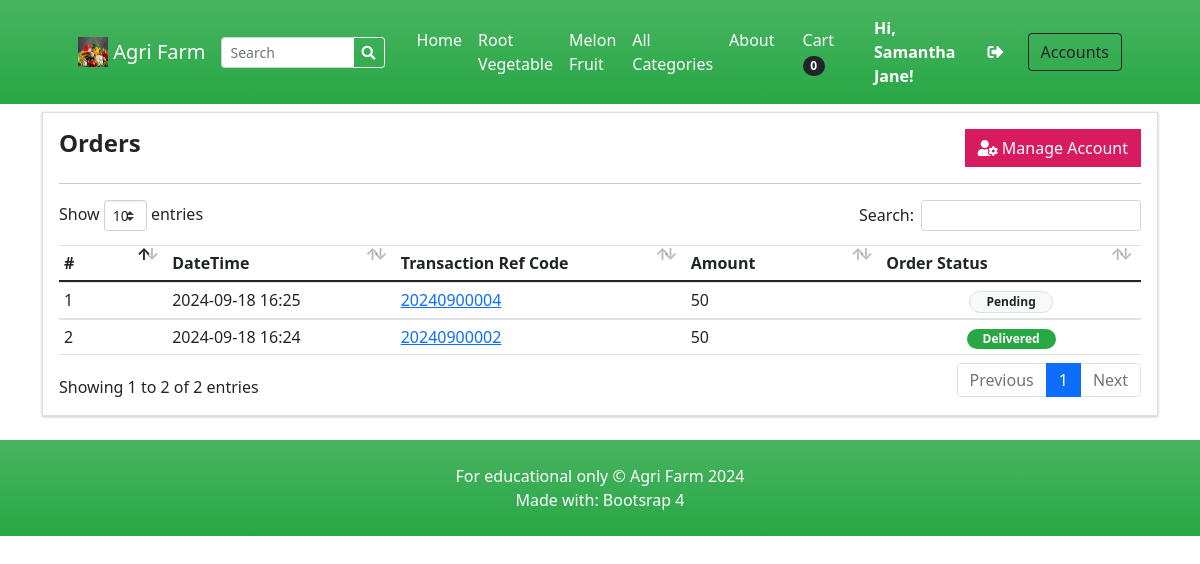
Page /?p=my_account (signed in) on the committed database.
### tables this page shows
CREATE TABLE `categories` (
  `id` int(30) NOT NULL,
  `user_id_categories` int(11) NOT NULL,
  `category` varchar(250) NOT NULL,
  `description` text DEFAULT NULL,
  `status` tinyint(1) NOT NULL DEFAULT 1,
  `delete_flag` tinyint(1) NOT NULL DEFAULT 0,
  `date_created` datetime NOT NULL DEFAULT current_timestamp()
);

CREATE TABLE `orders` (
  `id` int(30) NOT NULL,
  `product_id` int(30) NOT NULL,
  `ref_code` varchar(100) NOT NULL,
  `client_id` int(30) NOT NULL,
  `delivery_address` text NOT NULL,
  `payment_method` varchar(100) NOT NULL,
  `order_type` tinyint(1) NOT NULL COMMENT '1= pickup,2= deliver',
  `amount` double NOT NULL,
  `status` tinyint(2) NOT NULL COMMENT '0 = pending,\\r\\n1= Packed,\\r\\n2 = Out for Delivery,\\r\\n3=Delivered,\\r\\n4=cancelled',
  `paid` tinyint(1) NOT NULL,
  `date_created` datetime NOT NULL,
  `date_updated` datetime NOT NULL
);

### classes/DBConnection.php (called while the page is built, shortened)
<?php
class DBConnection
{
    private $host = 'localhost';
    private $username = 'root';
    private $password = '';
    private $database = 'store';
    public $conn;
    public function __construct()
    {
        if (!isset($this->conn)) {
            $this->conn = new mysqli($this->host, $this->username, $this->password, $this->database, 8111);
        }
    }
}

### classes/SystemSettings.php (called while the page is built, shortened)
<?php
class SystemSettings extends DBConnection
{
	function userdata($field = '')
	{
		if (!empty($field)) {
			if (isset($_SESSION['userdata'][$field]))
				return $_SESSION['userdata'][$field];
			else
				return null;
		} else {
			return false;
		}
	}
	function info($field = '')
	{
		if (!empty($field)) {
			if (isset($_SESSION['system_info'][$field]))
				return $_SESSION['system_info'][$field];
			else
				return false;
		} else {
			return false;
		}
	}
}
$_settings = new SystemSettings();

### config.php (called while the page is built, shortened)
<?php
require_once('classes/DBConnection.php');
require_once('classes/SystemSettings.php');
function validate_image($file){
	if(!empty($file)){
        $ex = explode("?",$file);
        $file = $ex[0];
        $ts = isset($ex[1]) ? "?".$ex[1] : '';
		if(is_file(base_app.$file)){
			return base_url.$file.$ts;
		}else{
			return base_url.'dist/img/no-image-available.png';
		}
	}else{
		return base_url.'dist/img/no-image-available.png';
	}
}
?>

### my_account.php (the view, shortened to what this page needs)
<section class="py-2">
    <div class="container">
        <div class="card rounded-0">
            <div class="card-body">
                <div class="w-100 justify-content-between d-flex">
                    <h4><b>Orders</b></h4>
                    <a href="./?p=edit_account" class="btn btn btn-default btn-flat bg-maroon">
                        <div class="fa fa-user-cog"></div> Manage Account
                    </a>
                </div>
                <hr class="border-warning">
                <table class="table table-stripped text-dark">
                    <colgroup>
                        <col width="10%">
                        <col width="15">
                        <col width="25">
                        <col width="25">
                        <col width="15">
                    </colgroup>
                    <thead>
                        <tr>
                            <th>#</th>
                            <th>DateTime</th>
                            <th>Transaction Ref Code</th>
                            <th>Amount</th>
                            <th>Order Status</th>
                        </tr>
                    </thead>
                    <tbody>
                        <?php
                        $i = 1;
                        $qry = $conn->query("SELECT o.*,concat(c.firstname,' ',c.lastname) as client from `orders` o inner join clients c on c.id = o.client_id where o.client_id = '" . $_settings->userdata('id') . "' order by unix_timestamp(o.date_created) desc ");
                        while ($row = $qry->fetch_assoc()):
                        ?>
                            <tr>
                                <td><?php echo $i++ ?></td>
                                <td><?php echo date("Y-m-d H:i", strtotime($row['date_created'])) ?></td>
                                <td><a href="javascript:void(0)" class="view_order" data-id="<?php echo $row['id'] ?>"><?php echo $row['ref_code'] ?></a></td>
                                <td><?php echo number_format($row['amount']) ?> </td>
                                <td class="text-center">
                                    <?php if ($row['status'] == 0): ?>
                                        <span class="badge badge-light text-dark border px-3 rounded-pill">Pending</span>
                                    <?php elseif ($row['status'] == 1): ?>
                                        <span class="badge badge-primary px-3 rounded-pill">Packed</span>
                                    <?php elseif ($row['status'] == 2): ?>
                                        <span class="badge badge-warning px-3 rounded-pill">Out for Delivery</span>
                                    <?php elseif ($row['status'] == 3): ?>
                                        <span class="badge badge-success px-3 rounded-pill">Delivered</span>
                                    <?php else: ?>
                                        <span class="badge badge-danger px-3 rounded-pill">Cancelled</span>
                                    <?php endif; ?>
                                </td>
                            </tr>
                        <?php endwhile; ?>
                    </tbody>
                </table>
            </div>
        </div>
    </div>
</section>

### inc/topBarNav.php (shortened to what this page needs)
<nav class="navbar navbar-expand-lg navbar-dark bg-gradient-green">
  <div class="container px-4 px-lg-5 ">
    <a class="navbar-brand" href="./">
      <img src="<?php echo validate_image($_settings->info('logo')) ?>" width="30" height="30" class="d-inline-block align-top" alt="" loading="lazy">
      <?php echo $_settings->info('short_name') ?>
    </a>
    <form class="form-inline" id="search-form">
      <div class="input-group">
        <input class="form-control form-control-sm form " type="search" placeholder="Search" aria-label="Search" name="search" value="<?php echo isset($_GET['search']) ? $_GET['search'] : "" ?>" aria-describedby="button-addon2">
        <div class="input-group-append">
          <button class="btn btn-outline-light btn-sm m-0" type="submit" id="button-addon2"><i class="fa fa-search"></i></button>
        </div>
      </div>
    </form>
    <div class="collapse navbar-collapse" id="navbarSupportedContent">
      <ul class="navbar-nav me-auto mb-2 mb-lg-0 ms-lg-4">
        <li class="nav-item"><a class="nav-link text-white" aria-current="page" href="./">Home</a></li>
        <?php
        $cat_qry = $conn->query("SELECT * FROM categories where status = 1 AND delete_flag = 0 limit 3");
        $count_cats = $conn->query("SELECT * FROM categories where status = 1 ")->num_rows;
        while ($crow = $cat_qry->fetch_assoc()):
        ?>
          <li class="nav-item"><a class="nav-link text-white" aria-current="page" href="./?p=products&c=<?php echo md5($crow['id']) ?>"><?php echo $crow['category'] ?></a></li>
        <?php endwhile; ?>
        <?php if ($count_cats > 3): ?>
          <li class="nav-item"><a class="nav-link text-white" href="./?p=view_categories">All Categories</a></li>
        <?php endif; ?>
        <li class="nav-item"><a class="nav-link text-white" href="./?p=about">About</a></li>
      </ul>
      <div class="d-flex align-items-center">
        <?php if ($_settings->userdata('id') > 0 && $_settings->userdata('login_type') == 2): ?>
          <a class="text-dark mr-2 nav-link text-white" href="./?p=cart">
            Cart
            <span class="badge bg-dark text-white ms-1 rounded-pill" id="cart-count">
              <?php
              $count = $conn->query("SELECT SUM(quantity) as items from `cart` where client_id =" . $_settings->userdata('id'))->fetch_assoc()['items'];
              echo ($count > 0 ? $count : 0);
              ?>
            </span>
          </a>
          <a href="./?p=my_account" class="text-dark  nav-link text-white"><b> Hi, <?php echo $_settings->userdata('firstname') ?>!</b></a>
          <a href="logout.php" class="text-dark  nav-link text-white"><i class="fa fa-sign-out-alt"></i></a>
        <?php else: ?>
          <button class="btn btn-outline-dark ml-2" id="login-btn" type="button">Login</button>
        <?php endif; ?>
        <a class="btn btn-outline-dark ml-2" href="http://localhost/agri-farm/home2.php">Accounts</a>
      </div>
    </div>
  </div>
</nav>

### rows in the picture
categories: category "Root Vegetable"
categories: category "Melon Fruit"
orders: date_created "2024-09-18 16:25", ref_code "20240900004", amount "50", status "Pending"
orders: date_created "2024-09-18 16:24", ref_code "20240900002", amount "50", status "Delivered"

### other values in the picture
$_settings->info('short_name') "Agri Farm"
$_settings->userdata('firstname') "Samantha Jane"
